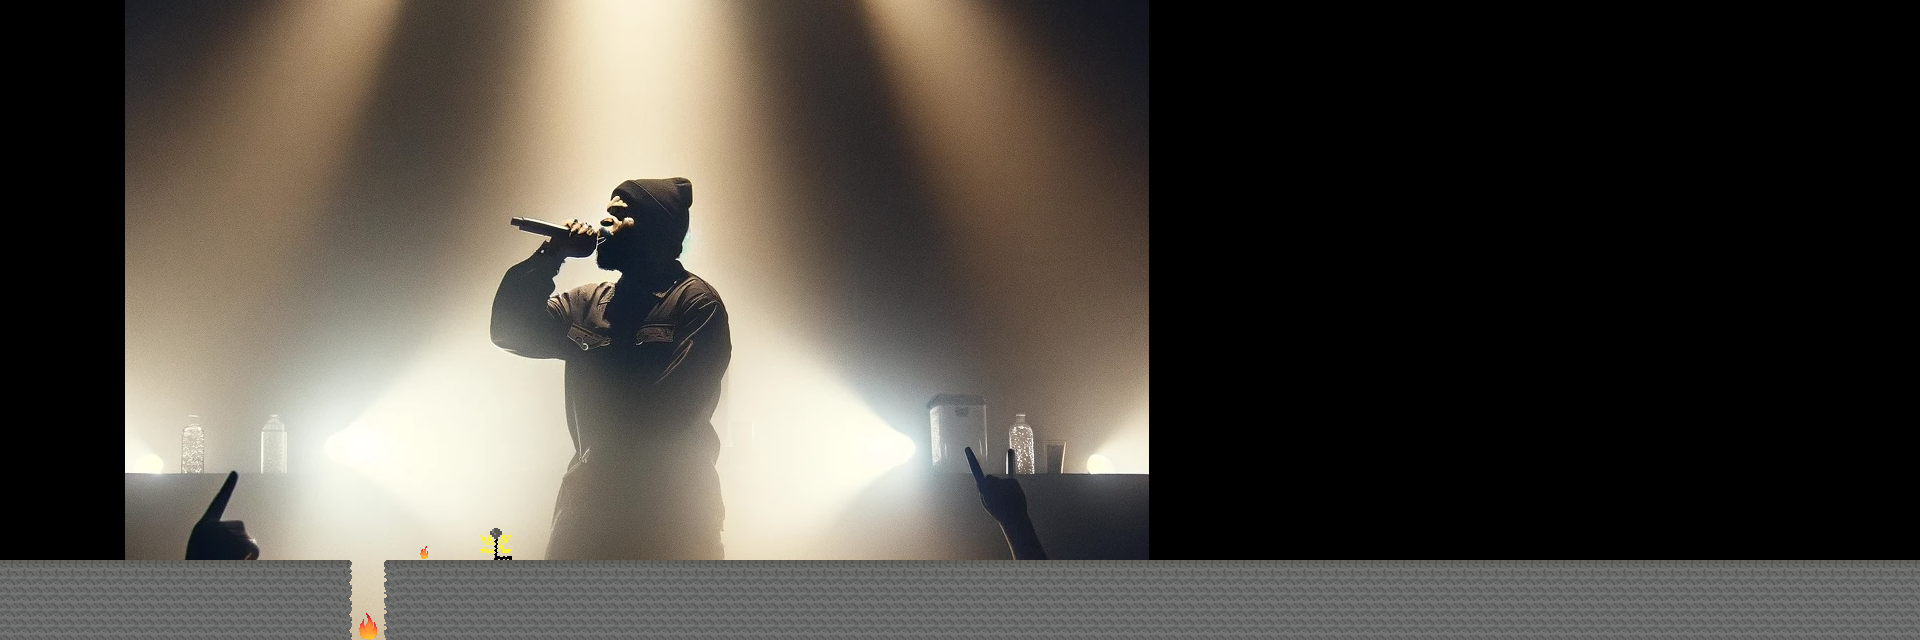

This is a level from a 2D game, rendered from its Tiled map with the project's own tilesets. A one-line summary and the map file follow, with tile-layer data summarised:
An orthogonal 120x40 tile map with 16x16 px tiles, 3 tile layers (Ground, Ground decoration, Tile Layer 3), 1 image layer and 1 object (PlayerSpawn).

<map version="1.10" tiledversion="1.10.2" orientation="orthogonal" renderorder="right-down" width="120" height="40" tilewidth="16" tileheight="16" infinite="0" nextlayerid="7" nextobjectid="2">
 <tileset firstgid="1" source="spritemap.tsx" />
 <imagelayer id="6" name="Image Layer 1" offsetx="125.416" offsety="-115.427" parallaxx="1.1" parallaxy="1.1">
  <image source="../images/background.jpg" width="1024" height="1024" />
 </imagelayer>
 <layer id="1" name="Ground" width="120" height="40">
  <data>[4800 cells, 594 non-empty, 10 distinct tile ids]</data>
 </layer>
 <layer id="3" name="Ground decoration" width="120" height="40">
  <data>[4800 cells, 599 non-empty, 15 distinct tile ids]</data>
 </layer>
 <layer id="5" name="Tile Layer 3" width="120" height="40">
  <data>[4800 cells, 4 non-empty, 4 distinct tile ids]</data>
 </layer>
 <objectgroup id="2" name="Object Layer 1">
  <object id="1" name="Spawn" type="PlayerSpawn" x="221.413" y="511.289">
   <point />
  </object>
 </objectgroup>
</map>